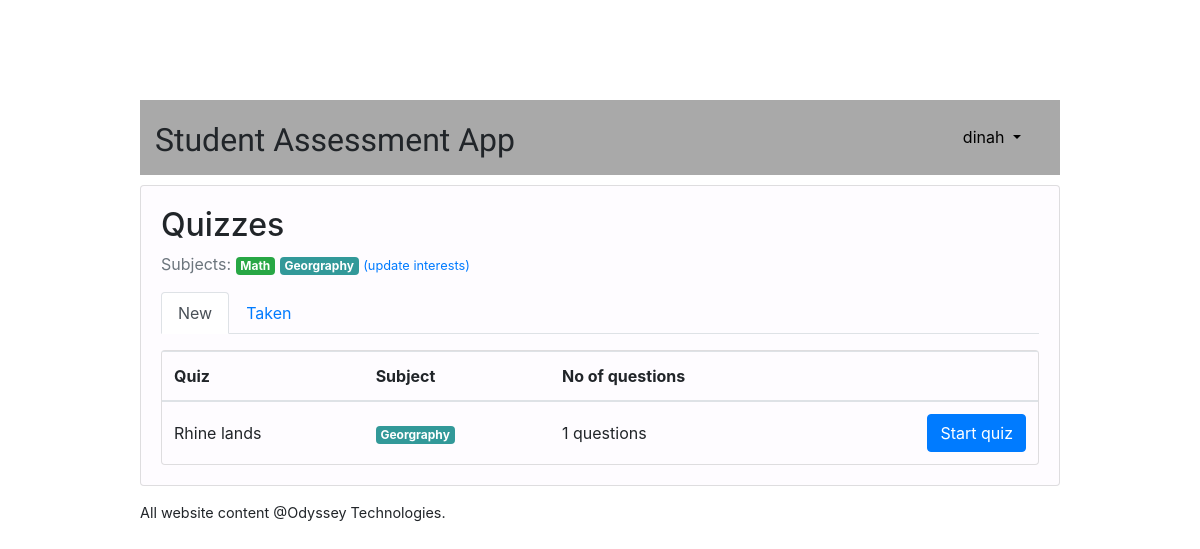
/students/ (signed in), run on an earlier commit of the app's database.
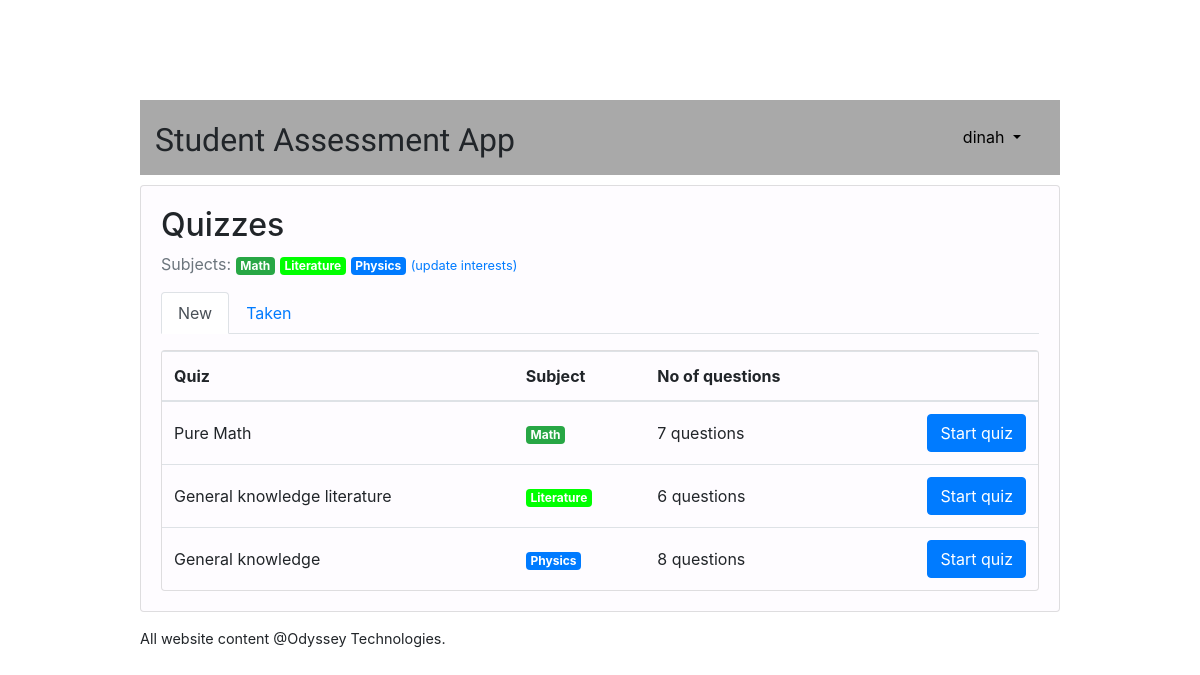
And on a later commit of the database.
### classroom/models.py (models this page shows, shortened)
class Subject(models.Model):
    name = models.CharField(max_length=30)
    color = models.CharField(max_length=7, default='#007bff')
    image = models.ImageField(upload_to= "static/img", default=0)
    def get_html_badge(self):
        name = escape(self.name)
        color = escape(self.color)
        html = '<span class="badge badge-primary" style="background-color: %s">%s</span>' % (color, name)
        return mark_safe(html)

class Quiz(models.Model):
    owner = models.ForeignKey(User, on_delete=models.CASCADE, related_name='quizzes')
    name= models.CharField(max_length=255)
    subject = models.ForeignKey(Subject, on_delete=models.CASCADE, related_name='quizzes')

### classroom/views/students.py (the view)
# urls.py: path('', students.QuizListView.as_view(), name='quiz_list'),
@method_decorator([login_required, student_required], name='dispatch')
class QuizListView(ListView):
    model = Quiz
    ordering = ('name', )
    context_object_name = 'quizzes'
    template_name = 'classroom/students/quiz_list.html'
    def get_queryset(self):
        student = self.request.user.student
        student_interests = student.interests.values_list('pk', flat=True)
        taken_quizzes = student.quizzes.values_list('pk', flat=True)
        queryset = Quiz.objects.filter(subject__in=student_interests) \
            .exclude(pk__in=taken_quizzes) \
            .annotate(questions_count=Count('questions')) \
            .filter(questions_count__gt=0)
        return queryset

### classroom/templates/classroom/students/quiz_list.html
{% extends 'base.html' %}
{% block content %}
  {% include 'classroom/students/_header.html' with active='new' %}
  <div class="card">
    <table class="table mb-0">
      <thead>
        <tr>
          <th>Quiz</th>
          <th>Subject</th>
          <th>No of questions</th>
          <th></th>
        </tr>
      </thead>
      <tbody>
        {% for quiz in quizzes %}
          <tr>
            <td class="align-middle">{{ quiz.name }}</td>
            <td class="align-middle">{{ quiz.subject.get_html_badge }}</td>
            <td class="align-middle">{{ quiz.questions_count }} questions</td>
            <td class="text-right">
              <a href="{% url 'students:take_quiz' quiz.pk %}" class="btn btn-primary">Start quiz</a>
            </td>
          </tr>
        {% empty %}
          <tr>
            <td class="bg-light text-center font-italic" colspan="4">No quiz matching your interests right now.</td>
          </tr>
        {% endfor %}
      </tbody>
    </table>
  </div>
{% endblock %}

### classroom/templates/classroom/students/_header.html
<h2>Quizzes</h2>
<p class="text-muted">
  Subjects:{% for subject in user.student.interests.all %} {{ subject.get_html_badge }}{% endfor %}
  <a href="{% url 'students:student_interests' %}"><small>(update interests)</small></a>
</p>
<ul class="nav nav-tabs mb-3">
  <li class="nav-item">
    <a class="nav-link{% if active == 'new' %} active{% endif %}" href="{% url 'students:quiz_list' %}">New</a>
  </li>
  <li class="nav-item">
    <a class="nav-link{% if active == 'taken' %} active{% endif %}" href="{% url 'students:taken_quiz_list' %}">Taken</a>
  </li>
</ul>

What changed in the data, as far as the page shows it:
no longer on this page (row unchanged): Subject: get_html_badge "Georgraphy"
no longer on this page (row unchanged): Quiz: name "Rhine lands", subject.get_html_badge "Georgraphy", questions_count "1"
now on this page (row unchanged): Subject: get_html_badge "Literature"
now on this page (row unchanged): Subject: get_html_badge "Physics"
added Quiz: name "Pure Math", subject.get_html_badge "Math", questions_count "7"
added Quiz: name "General knowledge literature", subject.get_html_badge "Literature", questions_count "6"
added Quiz: name "General knowledge", subject.get_html_badge "Physics", questions_count "8"
